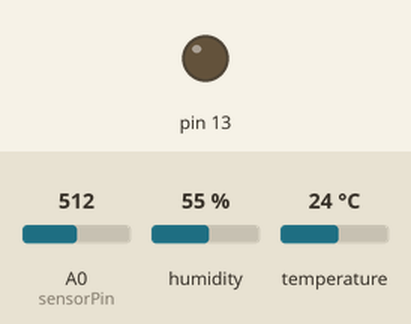
Simulated run of this sketch. Board: Arduino Uno, built with avr-gcc and run on an emulated ATmega328P. Shown: output pins drawn as LEDs (lit = HIGH). Inputs (shaded band) come from the test bench; at power-on: A0 (sensorPin) = 512, humidity 55 %, temperature 24 °C. What the sketch prints to the serial monitor is not drawn.

Above: at 0.1 s.
At 2.1 s:
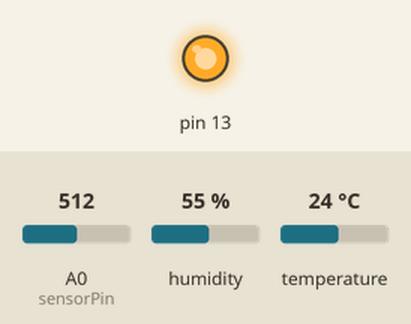
Timing chart, 0 to 3.6 s (numbered marks = the images above):
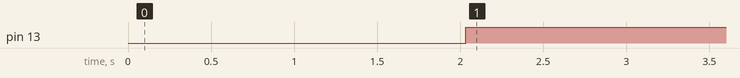

The sketch:

HUMIDITY_SENSOR.ino
```cpp
#include <dht11.h>

#define DHT11PIN 4

dht11 DHT11;
int sensorPin = A0;
int sensorValue;
int limit = 500;
void setup() {
  Serial.begin(9600);
  Serial.begin(9600);
  pinMode(13, OUTPUT);

}
void loop() {
  Serial.println();
  int chk = DHT11.read(DHT11PIN );
  Serial.print("Humidity (%): ");
  Serial.println((float)DHT11.humidity, 2);
  Serial.print("Temperature (C): ");
  Serial.println((float)DHT11.temperature, 2);

  sensorValue = analogRead(sensorPin);
  Serial.print("Soil moisture reading : ");
  Serial.println(sensorValue);
  delay(2000);

  if (sensorValue>limit) {
  digitalWrite(13, HIGH);
  }
  else {
  digitalWrite(13, LOW);
  }

  delay(1000);


}
```

Measured:
- by itself, pin 13: LOW → HIGH at 2.0 s
